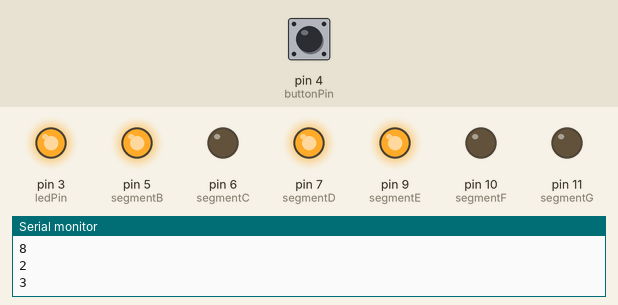
Bench run of a sketch on a simulated Arduino Uno, built with avr-gcc and run on an emulated ATmega328P. Parts: output pins drawn as LEDs (lit = HIGH), the last lines printed to the serial monitor. Inputs (shaded band) come from the test bench; at power-on: pin 4 (buttonPin) HIGH. Random numbers use the default seed unless the sketch sets one.

Above: at 1.2 s.
1.3 s: pin 4 (buttonPin) pulled LOW for 0.15 s
At 2.0 s:
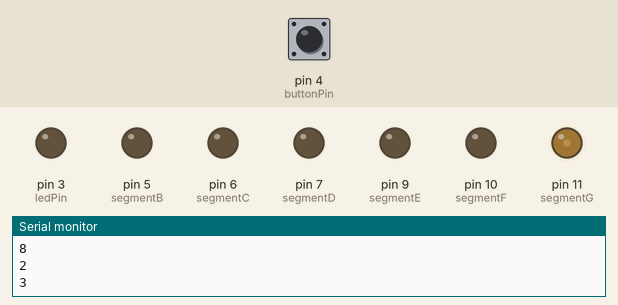
4.3 s: pin 4 (buttonPin) pulled LOW for 1 s
At 7.0 s:
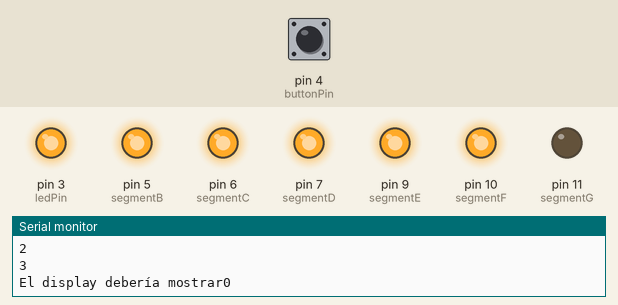
7.3 s: pin 4 (buttonPin) pulled LOW for 0.15 s
At 9.0 s:
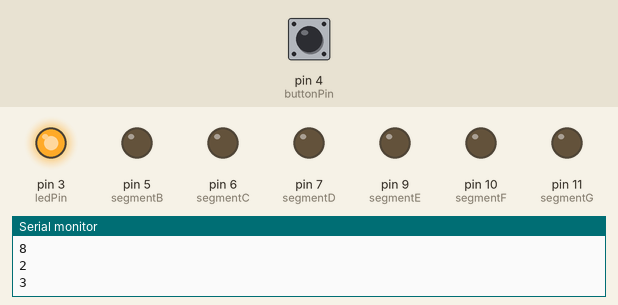
10.4 s: pin 4 (buttonPin) pulled LOW for 3.2 s
At 15.1 s:
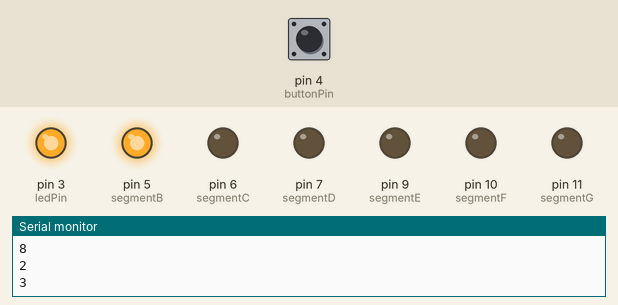
16.6 s: pin 4 (buttonPin) pulled LOW for 0.15 s
19.7 s: pin 4 (buttonPin) pulled LOW for 1 s
At 23.1 s:
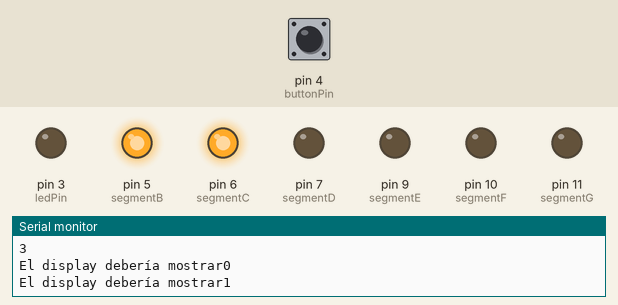
Timing chart, 0 to 28.1 s (numbered marks = the images above; inputs shaded):
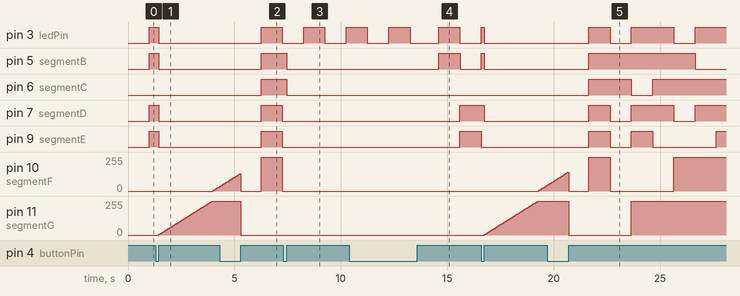

The sketch:

TP2_Prueba_6-F.ino
```cpp
// Pines de los leds
const byte ledPin = 3;

const int ledPins[] = {3, 5, 7, 9};
const byte numLeds = sizeof(ledPins) / 2;

const byte rgbPins[] = {11, 10, 6};
const byte RGB = 3;

// Pines del 7 segmentos
const int segmentA = 3;
const int segmentB = 5;
const int segmentC = 6;
const int segmentD = 7;
const int segmentE = 9;
const int segmentF = 10;
const int segmentG = 11;

// Números del 7 segmentos
int numeros[10][7] = {
  {1, 1, 1, 1, 1, 1, 0},  // 0
  {0, 1, 1, 0, 0, 0, 0},  // 1
  {1, 1, 0, 1, 1, 0, 1},  // 2
  {1, 1, 1, 1, 0, 0, 1},  // 3
  {0, 1, 1, 0, 0, 1, 1},  // 4
  {1, 0, 1, 1, 0, 1, 1},  // 5
  {1, 0, 1, 1, 1, 1, 1},  // 6
  {1, 1, 1, 0, 0, 0, 0},  // 7
  {1, 1, 1, 1, 1, 1, 1},  // 8
  {1, 1, 1, 0, 0, 1, 1}   // 9
};

// Control de números del 7 segmentos
int numeroActual = 1;

// Pin del botón
const int buttonPin = 4;

// Variable para almacenar el estado anterior del botón
int botStAn = LOW;

// Variable para almacenar los pulsos
int pulseCount = 0;

// Variables para controlar los estados del led
bool ledState = false;
unsigned long tiempoAnteriror = 0;
unsigned long interval = 1000; // Define el tiempo de espera

bool ledStates[] = {false, false, false, false};
unsigned long tiempoAnt[] = {0, 0, 0, 0};
//unsigned long tiempoDes[] = {50, 100, 150};
unsigned long tiempoDes = 50;
 byte ledBr[] = {0, 0, 0};
// Variable para almacenar el led actual a modificar (Punto2)
int ledActual = 0;

bool whileCont = false;

void setup() {
  pinMode(ledPin, OUTPUT);
  pinMode(buttonPin, INPUT_PULLUP); // Configurar el pin del botón como entrada con resistencia pull-up interna
  Serial.begin(9600); //
  for (int i = 0; i < numLeds; i++) {
    pinMode(ledPins[i], OUTPUT);
  }
  pinMode(segmentA, OUTPUT);
  pinMode(segmentB, OUTPUT);
  pinMode(segmentC, OUTPUT);
  pinMode(segmentD, OUTPUT);
  pinMode(segmentE, OUTPUT);
  pinMode(segmentF, OUTPUT);
  pinMode(segmentG, OUTPUT);
}

void loop() {

  // Leer el estado del botón
  int buttonState = digitalRead(buttonPin);

  // Contador de pulsos
  if (buttonState == HIGH && botStAn == LOW) {
    pulseCount++; // Incrementar el contador de pulsos
    Serial.print("Pulsos: ");
    Serial.println(pulseCount); // Debug del contador de pulsos
    Serial.println(sizeof(ledPins));
    Serial.println(sizeof(ledPins[0]));
    Serial.println(RGB);
    ledState = false;
    ledActual = 0;
    numeroActual = 0;
     for (int i = 0; i < numLeds; i++) {
      analogWrite(ledPins[i], 0);

    }
    for (int i = 0; i < RGB; i++) {
      ledBr[i] = 0;
      analogWrite(rgbPins[i], ledBr[i]);
    }
  }


  // Actualizar el estado anterior del botón
  botStAn = buttonState;
  // Reiniciar el contador
   if(pulseCount > 3){
     pulseCount = 0;
  }
  // Ejecutar las distintas funciones correspondientes a las pulsaciones realizadas
  if(pulseCount == 0){
  punto1();
  }

  else if(pulseCount == 1){
  punto2();
  }

  else if(pulseCount == 2){
  punto3();
  }
  else if(pulseCount == 3){
  punto4();
  }
}
void punto1(){
// Obtener el tiempo actual
  unsigned long tiempoActual = millis();

  // Comprobar que el paso del tiempo es mayor al del intervalo
  if (tiempoActual - tiempoAnteriror >= interval) {
    //Actualizar  la variable de tiempo de referencia
    tiempoAnteriror = tiempoActual;

   // Establecer el estado del led como el opuesto al estado actual
    ledState = !ledState;
    digitalWrite(ledPin, ledState);
  }
}

void punto2() {
  // Obtener el tiempo actual
  unsigned long tiempoActual = millis();

  // Temporizador
  if (tiempoActual - tiempoAnt[ledActual] >= interval) {
    tiempoAnt[ledActual] = tiempoActual;

    // Invertir el estado del led actual
    ledStates[ledActual] = !ledStates[ledActual];
    digitalWrite(ledPins[ledActual], ledStates[ledActual]);

    // Seleccionar un LED aleatorio
    int previousLedIndex = ledActual;
    while (ledActual == previousLedIndex) {
      ledActual = random(0, numLeds);
    }
  }
}
 void punto3() {
    /* unsigned long tiempoActual = millis();
     for (int i = 0; i < numLeds; i++){
        if (tiempoActual - tiempoAnt[i] >= tiempoDes[i]){
            tiempoAnt[i] = tiempoActual;
            analogWrite(rgbPins[i], ledBr[i]);
          Serial.println("Se activó el IF");
          Serial.println(i);
          if(ledBr[2] > 0){
            whileCont = true;
          }
          while(whileCont == true){
            ledBr[i] -= 5;
            whileCont = false;
            Serial.println("Se activó el WHILE");
            Serial.println(ledBr[i]);

          }
        }
    }   */
     if (ledActual < RGB) {
    unsigned long tiempoActual = millis();
    if (tiempoActual - tiempoAnteriror >= tiempoDes) {
      tiempoAnteriror = tiempoActual;
      // Incrementar el brillo del led
      ledBr[ledActual] += 5;
      ledBr[ledActual] = constrain(ledBr[ledActual], 0, 255);
      // Actualizar el brillo del led
      analogWrite(rgbPins[ledActual], ledBr[ledActual]);
    }
    // Si el brillo del led actual ha alcanzado el máximo, pasar al siguiente LED
    if (ledBr[ledActual] >= 255) {
      ledActual++;
      Serial.println(ledBr[0]);
    }
  }
  // Apagar lentamente los led
  else {
    for (int i = RGB - 1; i >= 0; i--) {
      unsigned long tiempoActual = millis();
      if (tiempoActual - tiempoAnteriror >= tiempoDes) {
       tiempoAnteriror = tiempoActual;
        // Reducir el brillo del led
        ledBr[i] -= 5;
        ledBr[i] = constrain(ledBr[i], 0, 255);
        // Actualizar el birllo del led
        analogWrite(rgbPins[i], ledBr[i]);
      }
    }
        if (ledBr[0] <= 0) {
      ledActual = 0;
      // Establecer el brillo de todos los leds en 0
      for (int i = 0; i < RGB; i++) {
        ledBr[i] = 0;
        analogWrite(rgbPins[i], ledBr[i]);
      }
    }
  }

 }
 void punto4(){
  unsigned long tiempoActual = millis();

  if (tiempoActual - tiempoAnteriror >= 1000) {
    tiempoAnteriror = tiempoActual;
    mostrarNumero(numeroActual);

    // Incrementar el número actual
    numeroActual++;
    Serial.print("El display debería mostrar");
    Serial.println(numeroActual -1);
    if (numeroActual > 9) {
      numeroActual = 0;
    }
  }
}
void mostrarNumero(int numero) {
  // Obtener los estados de los segmentos para el número que se muestra
  int *estados = numeros[numero];

  // Establecer los pines del display
  digitalWrite(segmentA, estados[0]);
  digitalWrite(segmentB, estados[1]);
  digitalWrite(segmentC, estados[2]);
  digitalWrite(segmentD, estados[3]);
  digitalWrite(segmentE, estados[4]);
  digitalWrite(segmentF, estados[5]);
  digitalWrite(segmentG, estados[6]);
} 
```

Measured:
- after the input at 1.3 s, pin 10 (segmentF): 0/255 → 30/255 after 2.7 s; pin 11 (segmentG): moves from 0/255 to 255/255 over 2.5 s, starting after 0.15 s
- after the input at 4.3 s, pin 3 (ledPin), pin 7 (segmentD), pin 9 (segmentE): LOW → HIGH after 2.0 s, → LOW 1.0 s later; pin 5 (segmentB): LOW → HIGH after 2.0 s; pin 11 (segmentG): 255/255 → 0/255 after 1.0 s
- after the input at 7.3 s, pin 5 (segmentB): HIGH → LOW after 0.15 s
- after the input at 10.4 s, pin 5 (segmentB): LOW → HIGH after 4.2 s, → LOW 1.0 s later; pin 7 (segmentD): LOW → HIGH after 5.2 s; pin 9 (segmentE): LOW → HIGH after 5.2 s, → LOW 1.0 s later
- after the input at 16.6 s, pin 10 (segmentF): 0/255 → 40/255 after 2.7 s; pin 11 (segmentG): moves from 0/255 to 255/255 over 2.5 s, starting after 0.15 s
- after the input at 19.7 s, pin 3 (ledPin), pin 7 (segmentD): goes HIGH 1.0 s, LOW 1.0 s, HIGH 2.0 s, LOW 1.0 s, then HIGH, starting after 2.0 s; pin 5 (segmentB): LOW → HIGH after 2.0 s, → LOW 5.0 s later; pin 9 (segmentE): goes HIGH 1.0 s, LOW 1.0 s, HIGH 1.0 s, LOW 3.0 s, then HIGH, starting after 2.0 s
